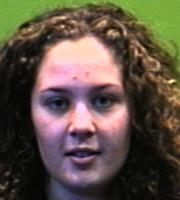
#> input picture faces94/female/anpage/anpage.14.jpg, 180 x 200 px
$ jupyter execute --allow-errors bag_of_words.ipynb
#> lines starting #> are read from the running program, lines starting #| are printed output that depends on the picture
[cell 1]
import cv2
import numpy as np
import os
import matplotlib.pyplot as plt
import random
import pylab as pl
from sklearn.metrics import confusion_matrix,accuracy_score
from pathlib import Path

[cell 2]
images_paths = []
names = []
y = []
female_subj = 0
male_subj = 0


for root, dirs, files in os.walk("./faces94"):
    for file in files:
        if file.endswith(".jpg"):
            if "female" in root:
                female_subj += 1
                y.append(0)
                names.append(
                    Path(os.path.join(root, file)).parent.name
                )
                images_paths.append(os.path.join(root, file))
            elif "male" in root:
                male_subj += 1
                y.append(1)
                names.append(
                    Path(os.path.join(root, file)).parent.name
                )
                images_paths.append(os.path.join(root, file))

[cell 3]
name_sex = list(zip(names, y))

[cell 4]
images_paths

[cell 5]
D = list(zip(images_paths,y))

[cell 6]
D

[cell 7]
dataset = D
random.shuffle(dataset)
train = dataset[:int(len(D)/2)]
test = dataset[int(len(D)/2):]

[cell 8]
train

[cell 9]
image_paths, y_train = zip(*train)
image_paths_test, y_test = zip(*test)

## Feature extraction

[cell 10]
des_list=[]
orb=cv2.ORB_create()
#> (the rest of this cell did not finish here and is left out)

[cell 11]
def draw_keypoints(vis, keypoints, color = (0, 255, 255)):
    for kp in keypoints:
            x, y = kp.pt
            plt.imshow(cv2.circle(vis, (int(x), int(y)), 2, color))

#> (a cell that did not finish here is left out)

[cell 13]
for image_pat in image_paths:
    im=cv2.imread(image_pat)
#> im is the input picture: shape (200, 180, 3); mean B, G, R 69.9, 82.7, 95.2
    kp=orb.detect(im,None)
#> kp = 321 keypoints; strongest (x, y, size): (93, 129, 31), (136, 53, 31), (92, 130, 37.2), (90, 128, 53.6)
    keypoints,descriptor= orb.compute(im, kp)
#> keypoints has the same summary as kp
    des_list.append((image_pat,descriptor))

[cell 14]
descriptors=des_list[0][1]
for image_path,descriptor in des_list[1:]:
    descriptors=np.vstack((descriptors,descriptor))
#> this loop made 0 passes

[cell 15]
descriptors.shape
#> Out = (321, 32)

[cell 16]
descriptors_float=descriptors.astype(float)

## K means clustering

[cell 17]
descriptors_float

[cell 18]
from scipy.cluster.vq import kmeans,vq
k=200
#voc is the vector of centroids, the vector that contains the coordinates of the K cluster centers
voc,variance=kmeans(descriptors_float,k,1)
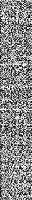
#> voc: shape (200, 32) float64; min 0, max 255, mean 136.4
#> variance = 122.6

The kmeans method clusters descriptors_float, which is a matrix that represents the entire dataset of images, into k "areas", where K equals 200 in this case.
The kmeans method returns a tuple: voc, which is the array that contains the 200 "centroids" of the clustered 32 dimensional space, and variance (not used in this analysis)

[cell 19]
voc.shape
#> Out = (200, 32)

I have clustered the space into 200 areas. The space has 32 features

#> (a cell that did not finish here is left out)

[cell 21]
im_features=np.zeros((len(image_paths),k),"float32")
# Use the codebook to assign each observation to a cluster via vector quantization

for i in range(len(image_paths)):
    # Use the codebook to assign each observation to a cluster via vector quantization
    #labels, distance = vq(dataset, codebook)
    words,distance=vq(des_list[i][1],voc)
    for w in words:
        im_features[i][w]+=1
        #im_features is a NxM matrix: N is the total number of images, 1529, M is the total number of features, 200, the 200 words

The vq method clusters the images based on the

[cell 22]
voc

[cell 23]
i = 200
#> (the rest of this cell did not finish here and is left out)

[cell 24]
i = 200
#> (the rest of this cell did not finish here and is left out)

[cell 25]
im_features

####Classification model with Support Vector Machines

[cell 26]
from sklearn.preprocessing import StandardScaler
stdslr=StandardScaler().fit(im_features)
im_features=stdslr.transform(im_features)

[cell 27]
from sklearn.svm import LinearSVC
clf=LinearSVC(max_iter=80000)
#> (the rest of this cell did not finish here and is left out)

[cell 28]
LinearSVC(C=1.0, class_weight=None, dual=True, fit_intercept=True,
          intercept_scaling=1, loss='squared_hinge', max_iter=80000,
          multi_class='ovr', penalty='l2', random_state=None, tol=0.0001,
          verbose=0)

## Testing the model

[cell 29]
des_list_test=[]

[cell 30]
for image_pat in image_paths_test:
    image=cv2.imread(image_pat)
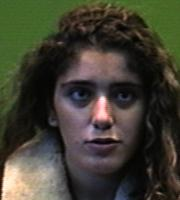
#> input picture faces94/female/9338535/9338535.13.jpg, 180 x 200 px
#> image is the input picture: shape (200, 180, 3); mean B, G, R 50.4, 63.4, 65.2
    kp=orb.detect(image,None)
#> kp = 193 keypoints; strongest (x, y, size): (102, 97, 64.3), (100, 97, 77.1), (102, 98, 53.6), (104, 114, 64.3)
    keypoints_test,descriptor_test= orb.compute(image, kp)
#> keypoints_test has the same summary as kp
    des_list_test.append((image_pat,descriptor_test))

[cell 31]
len(image_paths_test)

[cell 32]
from scipy.cluster.vq import vq
test_features=np.zeros((len(image_paths_test),k),"float32")
for i in range(len(image_paths_test)):
    words,distance=vq(des_list_test[i][1],voc)
    for w in words:
        test_features[i][w]+=1

[cell 33]
test_features

[cell 34]
test_features=stdslr.transform(test_features)

[cell 35]
true_classes=[]
for i in y_test:
    if i==1:
        true_classes.append("male")
    else:
        true_classes.append("female")
